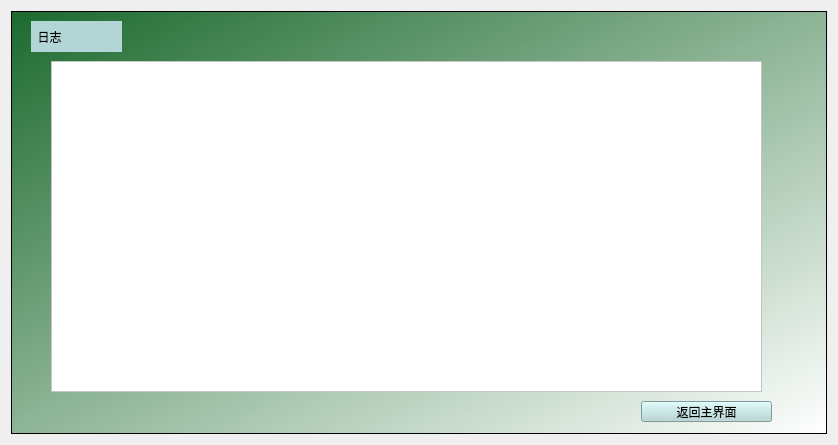
<?xml version="1.0" encoding="UTF-8"?>
<ui version="4.0">
 <class>Form</class>
 <widget class="QWidget" name="Form">
  <property name="geometry">
   <rect>
    <x>0</x>
    <y>0</y>
    <width>838</width>
    <height>445</height>
   </rect>
  </property>
  <property name="windowTitle">
   <string>Form</string>
  </property>
  <layout class="QGridLayout" name="gridLayout">
   <item row="0" column="0">
    <widget class="QFrame" name="frame">
     <property name="styleSheet">
      <string notr="true">background-color: qlineargradient(spread:pad, x1:0, y1:0, x2:1, y2:1, stop:0 rgba(28, 106, 46, 255), stop:1 rgba(255, 255, 255, 255));</string>
     </property>
     <property name="frameShape">
      <enum>QFrame::StyledPanel</enum>
     </property>
     <property name="frameShadow">
      <enum>QFrame::Raised</enum>
     </property>
     <widget class="QLabel" name="label">
      <property name="geometry">
       <rect>
        <x>20</x>
        <y>10</y>
        <width>91</width>
        <height>31</height>
       </rect>
      </property>
      <property name="styleSheet">
       <string notr="true">font: 16pt &quot;楷体&quot;;
background-color: rgb(178, 214, 213);</string>
      </property>
      <property name="text">
       <string>  日志</string>
      </property>
     </widget>
     <widget class="QPushButton" name="pushButton">
      <property name="geometry">
       <rect>
        <x>630</x>
        <y>390</y>
        <width>131</width>
        <height>21</height>
       </rect>
      </property>
      <property name="styleSheet">
       <string notr="true">background-color: rgb(178, 214, 213);</string>
      </property>
      <property name="text">
       <string>返回主界面</string>
      </property>
     </widget>
     <widget class="QFrame" name="frame_2">
      <property name="geometry">
       <rect>
        <x>40</x>
        <y>50</y>
        <width>711</width>
        <height>331</height>
       </rect>
      </property>
      <property name="styleSheet">
       <string notr="true">background-color: rgb(255, 255, 255);</string>
      </property>
      <property name="frameShape">
       <enum>QFrame::StyledPanel</enum>
      </property>
      <property name="frameShadow">
       <enum>QFrame::Raised</enum>
      </property>
     </widget>
    </widget>
   </item>
  </layout>
 </widget>
 <resources/>
 <connections/>
</ui>
